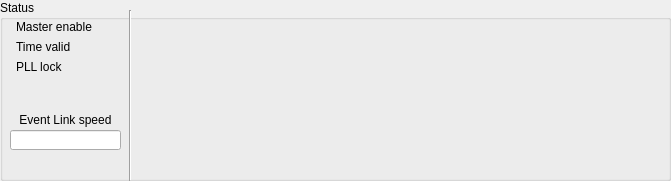
   <widget class="QGroupBox" name="groupBox_3">
    <property name="geometry">
     <rect>
      <x>0</x>
      <y>50</y>
      <width>671</width>
      <height>181</height>
     </rect>
    </property>
    <property name="title">
     <string>Status</string>
    </property>
    <widget class="caInclude" name="cainclude_6">
     <property name="geometry">
      <rect>
       <x>135</x>
       <y>10</y>
       <width>260</width>
       <height>140</height>
      </rect>
     </property>
     <property name="macro">
      <string notr="true">EVR=$(EVR)</string>
     </property>
     <property name="filename" stdset="0">
      <string notr="true">evr_base-link-status.ui</string>
     </property>
    </widget>
    <widget class="QLabel" name="label_11">
     <property name="geometry">
      <rect>
       <x>5</x>
       <y>110</y>
       <width>121</width>
       <height>20</height>
      </rect>
     </property>
     <property name="text">
      <string>Event Link speed</string>
     </property>
     <property name="alignment">
      <set>Qt::AlignCenter</set>
     </property>
    </widget>
    <widget class="QWidget" name="formLayoutWidget">
     <property name="geometry">
      <rect>
       <x>10</x>
       <y>20</y>
       <width>121</width>
       <height>71</height>
      </rect>
     </property>
     <layout class="QFormLayout" name="formLayout">
      <property name="fieldGrowthPolicy">
       <enum>QFormLayout::AllNonFixedFieldsGrow</enum>
      </property>
      <item row="0" column="0">
       <widget class="caLed" name="caled">
        <property name="toolTip">
         <string>Master enable for the EVR. If not set then very little will happen.</string>
        </property>
        <property name="rectangular">
         <bool>false</bool>
        </property>
        <property name="channel" stdset="0">
         <string notr="true">$(EVR):Ena-Sel</string>
        </property>
        <property name="falseColor">
         <color>
          <red>255</red>
          <green>0</green>
          <blue>0</blue>
         </color>
        </property>
        <property name="trueColor">
         <color>
          <red>0</red>
          <green>205</green>
          <blue>0</blue>
         </color>
        </property>
        <property name="undefinedColor">
         <color>
          <red>255</red>
          <green>255</green>
          <blue>255</blue>
         </color>
        </property>
       </widget>
      </item>
      <item row="0" column="1">
       <widget class="QLabel" name="label">
        <property name="text">
         <string>Master enable</string>
        </property>
       </widget>
      </item>
      <item row="1" column="0">
       <widget class="caLed" name="caled_4">
        <property name="toolTip">
         <string>Indicates if the EVR has a current, valid timestamp.</string>
        </property>
        <property name="rectangular">
         <bool>false</bool>
        </property>
        <property name="channel" stdset="0">
         <string notr="true">$(EVR):Time-Valid-Sts</string>
        </property>
        <property name="falseColor">
         <color>
          <red>255</red>
          <green>0</green>
          <blue>0</blue>
         </color>
        </property>
        <property name="trueColor">
         <color>
          <red>0</red>
          <green>205</green>
          <blue>0</blue>
         </color>
        </property>
        <property name="undefinedColor">
         <color>
          <red>255</red>
          <green>255</green>
          <blue>255</blue>
         </color>
        </property>
       </widget>
      </item>
      <item row="1" column="1">
       <widget class="QLabel" name="label_19">
        <property name="text">
         <string>Time valid</string>
        </property>
       </widget>
      </item>
      <item row="2" column="0">
       <widget class="caLed" name="caled_2">
        <property name="toolTip">
         <string>Is the EVR's local oscilator phase locked with the phase of the EVG's oscilator.</string>
        </property>
        <property name="rectangular">
         <bool>false</bool>
        </property>
        <property name="channel" stdset="0">
         <string notr="true">$(EVR):Pll-Sts</string>
        </property>
        <property name="falseColor">
         <color>
          <red>255</red>
          <green>0</green>
          <blue>0</blue>
         </color>
        </property>
        <property name="trueColor">
         <color>
          <red>0</red>
          <green>205</green>
          <blue>0</blue>
         </color>
        </property>
        <property name="undefinedColor">
         <color>
          <red>255</red>
          <green>255</green>
          <blue>255</blue>
         </color>
        </property>
       </widget>
      </item>
      <item row="2" column="1">
       <widget class="QLabel" name="label_3">
        <property name="text">
         <string>PLL lock</string>
        </property>
       </widget>
      </item>
     </layout>
    </widget>
    <widget class="caLineEdit" name="calineedit_3">
     <property name="geometry">
      <rect>
       <x>10</x>
       <y>130</y>
       <width>111</width>
       <height>20</height>
      </rect>
     </property>
     <property name="toolTip">
      <string>Frequency of the EVR's local oscilator. Must be close enough to the EVG master oscilator.</string>
     </property>
     <property name="channel" stdset="0">
      <string notr="true">$(EVR):Link-Clk-SP</string>
     </property>
     <property name="unitsEnabled">
      <bool>true</bool>
     </property>
    </widget>
    <widget class="Line" name="line">
     <property name="geometry">
      <rect>
       <x>125</x>
       <y>10</y>
       <width>10</width>
       <height>171</height>
      </rect>
     </property>
     <property name="orientation">
      <enum>Qt::Vertical</enum>
     </property>
    </widget>
    <widget class="caInclude" name="cainclude_15">
     <property name="geometry">
      <rect>
       <x>400</x>
       <y>95</y>
       <width>260</width>
       <height>81</height>
      </rect>
     </property>
     <property name="macro">
      <string notr="true">EVR=$(EVR)</string>
     </property>
     <property name="filename" stdset="0">
      <string notr="true">evr_sfp-min.ui</string>
     </property>
    </widget>
    <widget class="caInclude" name="cainclude_16">
     <property name="geometry">
      <rect>
       <x>400</x>
       <y>10</y>
       <width>260</width>
       <height>80</height>
      </rect>
     </property>
     <property name="macro">
      <string notr="true">EVR=$(EVR)</string>
     </property>
     <property name="filename" stdset="0">
      <string notr="true">evr_info.ui</string>
     </property>
    </widget>
   </widget>
